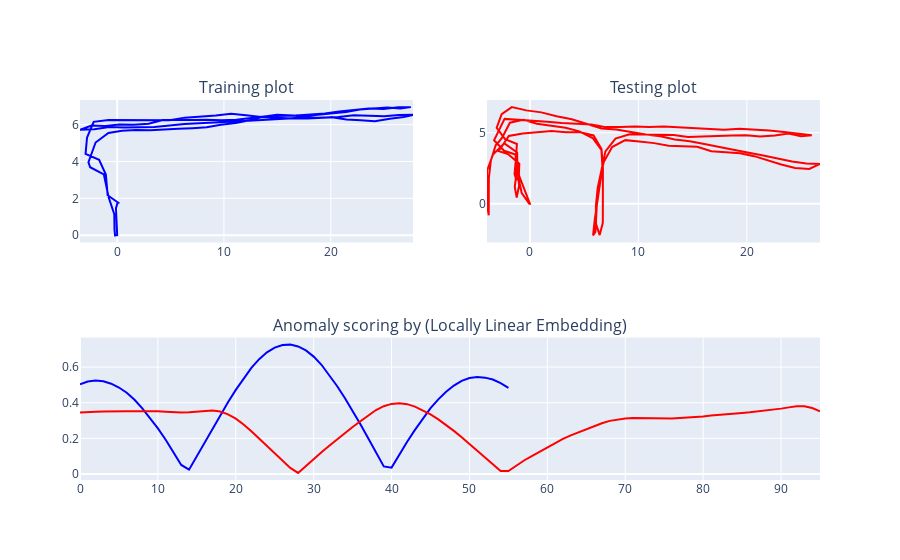

Notebook cell for this chart:
### Code cell
fig = make_subplots(rows=2, cols=2,specs=[[{}, {}], [{"colspan": 2}, None]],
    subplot_titles=("Training plot","Testing plot", "Anomaly scoring by (Locally Linear Embedding)"))
fig.add_trace(go.Scatter(x=df[1], y=df[2], marker_color='blue',
                        name="Training path"),row=1, col=1)
fig.add_trace(go.Scatter(x=df_test[1], y=df_test[2], marker_color='red',
                        name="Testing Score"),row=1, col=2)
fig.add_trace(go.Scatter(x=list(range(len(dt_scores))), y=dt_scores, marker_color='blue',
                         name="Training Score"), row=2, col=1)
fig.add_trace(go.Scatter(x=list(range(len(dj_scores))), y=dj_scores, marker_color='red',
                        name="Testing Score"), row=2, col=1)
fig.update_layout(showlegend=False)

### Figure 1 — Plotly figure (JSON) as saved in the notebook; plotly's stock layout.template omitted (floating-point values rounded to 4 significant figures; data arrays with more than 128 entries replaced by an {"elided": "..."} marker saying what was removed)
{"data": [{"marker": {"color": "blue"}, "name": "Training path", "type": "scatter", "x": [0, -0.2, -0.25, -0.27, -0.8, -1.25, -2.53, -2.69, -2.02, -0.82, 0.45, 1.77, 3.1, 4.4, 5.73, 7.06, 8.38, 9.71, 11.1, 12.4, 13.67, 14.95, 16.23, 17.53, 18.82, 20.1, 21.42, 22.73, 24.02, 25.29, 26.51, 27.5, 26.32, 24.94, 23.55, 22.16, 20.8, 19.45, 18.11, 16.76, 13.95, 12.54, 11.15, 9.76, 8.37, 7, 5.63, 4.26, 2.95, 1.56, 0.21, -1.12, -2.39, -3.48, -2.14, -0.74, 0.64, 2.04, 3.48, 4.91, 6.31, 7.7, 9.08, 10.48, 11.88, 13.27, 14.67, 16.05, 17.4, 18.75, 20.11, 21.46, 22.79, 24.13, 25.53, 26.82, 27.7, 26.38, 25, 23.58, 22.17, 20.72, 19.26, 17.81, 16.36, 14.92, 13.48, 12.07, 10.67, 9.23, 7.78, 6.34, 4.9, 3.45, 1.99, 0.58, -0.82, -2.2, -2.82, -2.96, -1.69, -1.06, -0.89, 0.11, 0.04, 0.07, -0.11, 0, -0.2, -0.25], "xaxis": "x", "y": [0, -0.01, 0.32, 1.14, 2.06, 3.3, 3.69, 3.96, 5.03, 5.55, 5.67, 5.71, 5.69, 5.71, 5.77, 5.81, 5.86, 5.99, 6.09, 6.24, 6.43, 6.53, 6.51, 6.47, 6.53, 6.61, 6.68, 6.82, 6.87, 6.93, 6.88, 6.95, 6.94, 6.85, 6.88, 6.8, 6.71, 6.6, 6.55, 6.5, 6.45, 6.37, 6.27, 6.24, 6.27, 6.25, 6.26, 6.25, 6.05, 6, 6.01, 5.93, 5.95, 5.72, 5.75, 5.87, 5.85, 5.85, 5.87, 5.95, 6.04, 6.08, 6.1, 6.15, 6.2, 6.23, 6.3, 6.33, 6.4, 6.37, 6.4, 6.28, 6.24, 6.18, 6.32, 6.42, 6.53, 6.52, 6.46, 6.47, 6.51, 6.42, 6.37, 6.33, 6.33, 6.35, 6.41, 6.51, 6.59, 6.5, 6.42, 6.38, 6.24, 6.24, 6.21, 6.21, 6.25, 6.15, 5.3, 4.41, 4.09, 3.29, 2.17, 1.76, 1.74, 1.82, 1.47, 0, -0.01, 0.32], "yaxis": "y"}, {"marker": {"color": "red"}, "name": "Testing Score", "type": "scatter", "x": {"elided": "150 float values"}, "xaxis": "x2", "y": {"elided": "150 float values"}, "yaxis": "y2"}, {"marker": {"color": "blue"}, "name": "Training Score", "type": "scatter", "x": [0, 1, 2, 3, 4, 5, 6, 7, 8, 9, 10, 11, 12, 13, 14, 15, 16, 17, 18, 19, 20, 21, 22, 23, 24, 25, 26, 27, 28, 29, 30, 31, 32, 33, 34, 35, 36, 37, 38, 39, 40, 41, 42, 43, 44, 45, 46, 47, 48, 49, 50, 51, 52, 53, 54, 55], "xaxis": "x3", "y": [0.5032, 0.5186, 0.524, 0.5198, 0.5068, 0.4854, 0.4561, 0.4167, 0.3682, 0.3148, 0.2561, 0.192, 0.1233, 0.05089, 0.02425, 0.101, 0.1783, 0.2552, 0.3304, 0.403, 0.4721, 0.5367, 0.5954, 0.6443, 0.6824, 0.709, 0.7236, 0.7258, 0.7156, 0.6931, 0.6586, 0.6128, 0.5566, 0.4941, 0.4264, 0.3543, 0.2788, 0.201, 0.1219, 0.04253, 0.03587, 0.11, 0.1809, 0.2477, 0.3109, 0.3692, 0.4187, 0.461, 0.4963, 0.5226, 0.5387, 0.5445, 0.5407, 0.5303, 0.5101, 0.4836], "yaxis": "y3"}, {"marker": {"color": "red"}, "name": "Testing Score", "type": "scatter", "x": [0, 1, 2, 3, 4, 5, 6, 7, 8, 9, 10, 11, 12, 13, 14, 15, 16, 17, 18, 19, 20, 21, 22, 23, 24, 25, 26, 27, 28, 29, 30, 31, 32, 33, 34, 35, 36, 37, 38, 39, 40, 41, 42, 43, 44, 45, 46, 47, 48, 49, 50, 51, 52, 53, 54, 55, 56, 57, 58, 59, 60, 61, 62, 63, 64, 65, 66, 67, 68, 69, 70, 71, 72, 73, 74, 75, 76, 77, 78, 79, 80, 81, 82, 83, 84, 85, 86, 87, 88, 89, 90, 91, 92, 93, 94, 95], "xaxis": "x3", "y": [0.3449, 0.3483, 0.3497, 0.3506, 0.3524, 0.3532, 0.3523, 0.3521, 0.3527, 0.3531, 0.3516, 0.3495, 0.3467, 0.3455, 0.3472, 0.3515, 0.3566, 0.357, 0.3504, 0.3348, 0.3106, 0.278, 0.2396, 0.1994, 0.1589, 0.1174, 0.07545, 0.03415, 0.006508, 0.04609, 0.08441, 0.1217, 0.1583, 0.1943, 0.2295, 0.2634, 0.2963, 0.3297, 0.359, 0.3806, 0.3935, 0.3974, 0.392, 0.3783, 0.3585, 0.3345, 0.3068, 0.2759, 0.2422, 0.2061, 0.1684, 0.1301, 0.09166, 0.05382, 0.01749, 0.01661, 0.04789, 0.07602, 0.1011, 0.125, 0.1492, 0.1741, 0.1968, 0.2168, 0.2346, 0.252, 0.2687, 0.2849, 0.2982, 0.3071, 0.312, 0.3138, 0.3131, 0.3106, 0.3096, 0.3098, 0.3111, 0.3136, 0.3163, 0.3189, 0.3232, 0.3288, 0.3333, 0.3357, 0.3388, 0.3425, 0.3465, 0.3506, 0.3553, 0.36, 0.3669, 0.3738, 0.3799, 0.3798, 0.37, 0.3524], "yaxis": "y3"}], "layout": {"annotations": [{"font": {"size": 16}, "showarrow": false, "text": "Training plot", "x": 0.225, "xanchor": "center", "xref": "paper", "y": 1, "yanchor": "bottom", "yref": "paper"}, {"font": {"size": 16}, "showarrow": false, "text": "Testing plot", "x": 0.775, "xanchor": "center", "xref": "paper", "y": 1, "yanchor": "bottom", "yref": "paper"}, {"font": {"size": 16}, "showarrow": false, "text": "Anomaly scoring by (Locally Linear Embedding)", "x": 0.5, "xanchor": "center", "xref": "paper", "y": 0.375, "yanchor": "bottom", "yref": "paper"}], "showlegend": false, "xaxis": {"anchor": "y", "domain": [0, 0.45]}, "xaxis2": {"anchor": "y2", "domain": [0.55, 1]}, "xaxis3": {"anchor": "y3", "domain": [0, 1]}, "yaxis": {"anchor": "x", "domain": [0.625, 1]}, "yaxis2": {"anchor": "x2", "domain": [0.625, 1]}, "yaxis3": {"anchor": "x3", "domain": [0, 0.375]}}}
